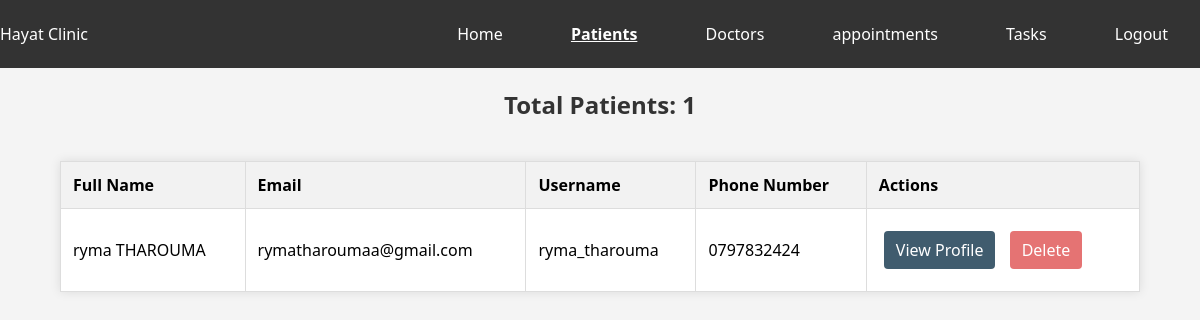
The app's page /project/admin/patients/ (signed in) with its own data.
### Project/models.py (models this page shows)
class Patient(models.Model):
    pid = models.AutoField(primary_key=True)
    user = models.OneToOneField(User, on_delete=models.CASCADE, unique=True, null=False)
    phone_number = models.CharField(max_length=15, unique=True, null=False, blank=False)
    address = models.CharField(max_length=200, null=False, blank=False)
    date_of_birth = models.DateField(null=False, blank=False)
    emergency_contact = models.CharField(max_length=100, blank=True, null=True)
    GENDER_CHOICES = [
        ('female', 'Female'),
        ('male', 'Male'),
    ]
    gender = models.CharField(max_length=10, choices=GENDER_CHOICES, default='female')

### Project/views.py (the view)
# urls.py: path('admin/patients/', views.admin_patients, name='admin_patients'),
@staff_member_required
@login_required
def admin_patients(request):
    patients = Patient.objects.all()
    total_patients = patients.count()
    context = {
        'patients': patients,
        'total_patients': total_patients,
    }
    return render(request, 'admin_patients.html', context)

### Project/templates/admin_patients.html (shortened to what this page needs)
<!DOCTYPE html>
<html lang="en">
  <head>
  </head>
  <body>
    <nav>
      <span>Hayat Clinic</span>
      <div>
        <a href="{% url 'admin_home' %}">Home</a>
        <a
          href="{% url 'admin_patients' %}"
          style="text-decoration: underline; font-weight: bold"
          >Patients</a
        >
        <a href="{% url 'admin_doctors' %}">Doctors</a>
        <a href="{% url 'admin_appointments' %}">appointments</a>
        <a href="{% url 'admin_tasks' %}">Tasks</a>
        <a class="logout" href="{% url 'logout' %}">Logout</a>
      </div>
    </nav>
    <h2>Total Patients: {{ total_patients }}</h2>
    <table>
      <thead>
        <tr>
          <th>Full Name</th>
          <th>Email</th>
          <th>Username</th>
          <th>Phone Number</th>
          <th>Actions</th>
        </tr>
      </thead>
      <tbody>
        {% for patient in patients %}
        <tr>
          <td>{{ patient.user.get_full_name }}</td>
          <td>{{ patient.user.email }}</td>
          <td>{{ patient.user.username }}</td>
          <td>{{ patient.phone_number }}</td>
          <td>
            <a
              href="{% url 'patient_profile_admin' patient.user.id %}"
              class="view-profile"
              >View Profile</a
            >
            <a
              href="{% url 'delete_patient' patient.pid %}"
              class="delete-patient"
              >Delete</a
            >
          </td>
        </tr>
        {% endfor %}
      </tbody>
    </table>
  </body>
</html>

### Project/templates/admin_patients.html (style rules this page uses)
body { font-family: "Segoe UI", Tahoma, Geneva, Verdana, sans-serif; background-color: #f4f4f4; margin: 0; padding: 0; display: flex; flex-direction: column; align-items: center; }
nav { background-color: #333; color: white; padding: 10px; display: flex; justify-content: space-between; align-items: center; width: 100%; top: 0; left: 0; }
nav a { color: white; text-decoration: none; margin: 5px 20px; }
h2 { color: #333; }
table { width: 90%; border-collapse: collapse; margin-top: 20px; background-color: #fff; box-shadow: 0 0 10px rgba(0, 0, 0, 0.1); }
th, td { border: 1px solid #ddd; padding: 12px; text-align: left; }
th { background-color: #f2f2f2; }
a { display: inline-block; padding: 8px 12px; margin: 10px 5px; text-align: center; text-decoration: none; border-radius: 4px; }
a.view-profile { background-color: #405c6e; color: white; }
a.delete-patient { background-color: #e57373; color: white; }

### records on screen
Patient: user.get_full_name "ryma THAROUMA", user.email "rymatharoumaa@gmail.com", user.username "ryma_tharouma", phone_number "0797832424"

### other values on screen
{{ total_patients }} "1"
